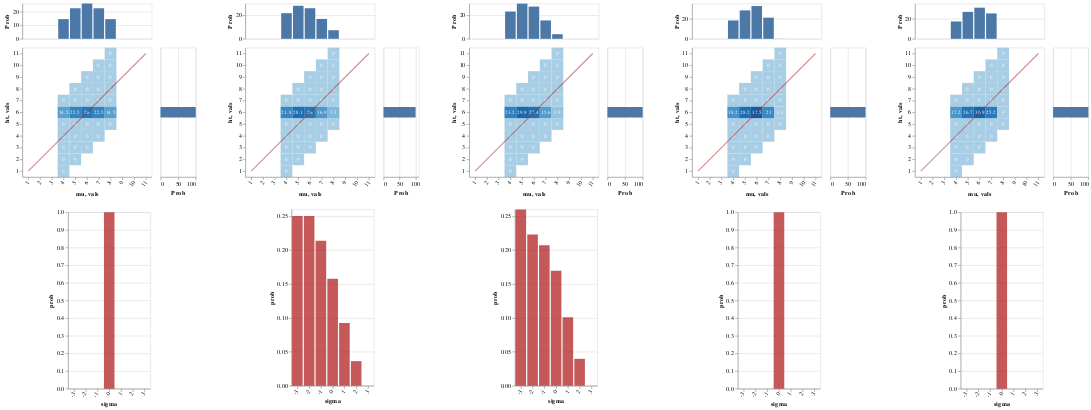

Write notebook code for a chart like this one.
### Markdown cell above
Of course since all of the lexica entail that John's height is 6, the distribution over worlds is completely determinate

The various conceivable strengthenings lead ultimately to a pragmatic conclusion that 6 is probably normal for the height of someone like John (this was already guaranteed by the prior), but it's possible that 6 is relatively high compared to the median

So to the extent that this is an evaluative conclusion, it is very weak

### Code cell
writeIORef cacheRef (0, Map.empty)
 
vlShow . sidewaysDists <$> traverse mkGraph
  [ listener infoLUMExact cacheRef (0, UTall, denExact0)
  , lp infoLUMExact>>= \l -> listener infoLUMExact cacheRef (0, UTall, l)
  , listener infoLUMExact cacheRef (1, UTall, denExact0)
  , listener infoLUMExact cacheRef (2, UTall, denExact0)
  , listener infoLUMExact cacheRef (3, UTall, denExact0)
  ]

### Figure 1 — Vega-Lite specification as saved in the notebook (floating-point values rounded to 4 significant figures)
{"$schema": "https://vega.github.io/schema/vega-lite/v3.json", "hconcat": [{"$schema": "https://vega.github.io/schema/vega-lite/v3.json", "center": true, "vconcat": [{"$schema": "https://vega.github.io/schema/vega-lite/v3.json", "bounds": "flush", "config": {"scale": {"rectBandPaddingInner": 0}}, "data": {"values": [{"ht": "1", "mu": "4", "prob": 0}, {"ht": "2", "mu": "4", "prob": 0}, {"ht": "2", "mu": "5", "prob": 0}, {"ht": "3", "mu": "4", "prob": 0}, {"ht": "3", "mu": "5", "prob": 0}, {"ht": "3", "mu": "6", "prob": 0}, {"ht": "4", "mu": "4", "prob": 0}, {"ht": "4", "mu": "5", "prob": 0}, {"ht": "4", "mu": "6", "prob": 0}, {"ht": "4", "mu": "7", "prob": 0}, {"ht": "5", "mu": "4", "prob": 0}, {"ht": "5", "mu": "5", "prob": 0}, {"ht": "5", "mu": "6", "prob": 0}, {"ht": "5", "mu": "7", "prob": 0}, {"ht": "5", "mu": "8", "prob": 0}, {"ht": "6", "mu": "4", "prob": 14.5}, {"ht": "6", "mu": "5", "prob": 22.5}, {"ht": "6", "mu": "6", "prob": 26}, {"ht": "6", "mu": "7", "prob": 22.5}, {"ht": "6", "mu": "8", "prob": 14.5}, {"ht": "7", "mu": "4", "prob": 0}, {"ht": "7", "mu": "5", "prob": 0}, {"ht": "7", "mu": "6", "prob": 0}, {"ht": "7", "mu": "7", "prob": 0}, {"ht": "7", "mu": "8", "prob": 0}, {"ht": "8", "mu": "5", "prob": 0}, {"ht": "8", "mu": "6", "prob": 0}, {"ht": "8", "mu": "7", "prob": 0}, {"ht": "8", "mu": "8", "prob": 0}, {"ht": "9", "mu": "6", "prob": 0}, {"ht": "9", "mu": "7", "prob": 0}, {"ht": "9", "mu": "8", "prob": 0}, {"ht": "10", "mu": "7", "prob": 0}, {"ht": "10", "mu": "8", "prob": 0}, {"ht": "11", "mu": "8", "prob": 0}]}, "spacing": 15, "vconcat": [{"encoding": {"x": {"axis": null, "field": "mu", "scale": {"domain": ["1", "2", "3", "4", "5", "6", "7", "8", "9", "10", "11"], "rangeStep": 30}, "sort": null, "type": "ordinal"}, "y": {"aggregate": "sum", "axis": {"title": "Prob"}, "field": "prob", "type": "quantitative"}}, "height": 60, "mark": "bar"}, {"bounds": "flush", "hconcat": [{"encoding": {"x": {"axis": {"labelAngle": -55}, "field": "mu", "scale": {"domain": ["1", "2", "3", "4", "5", "6", "7", "8", "9", "10", "11"], "rangeStep": 30}, "sort": null, "type": "ordinal"}, "y": {"axis": {"labelAngle": 0}, "field": "ht", "scale": {"domain": ["11", "10", "9", "8", "7", "6", "5", "4", "3", "2", "1"], "rangeStep": 30}, "sort": null, "type": "ordinal"}}, "layer": [{"encoding": {"color": {"aggregate": "sum", "field": "prob", "legend": null, "scale": {"scheme": {"extent": [0.2, 0.9], "name": "blues"}}, "type": "quantitative"}}, "mark": "rect"}, {"encoding": {"color": {"value": "white"}, "text": {"aggregate": "sum", "field": "prob", "type": "quantitative"}}, "mark": {"fontSize": 9, "type": "text"}}, {"data": {"values": [{"vals": "1"}, {"vals": "2"}, {"vals": "3"}, {"vals": "4"}, {"vals": "5"}, {"vals": "6"}, {"vals": "7"}, {"vals": "8"}, {"vals": "9"}, {"vals": "10"}, {"vals": "11"}]}, "encoding": {"x": {"field": "vals", "sort": null, "type": "ordinal"}, "y": {"field": "vals", "sort": null, "type": "ordinal"}}, "mark": {"opacity": 0.5, "stroke": "firebrick", "strokeWidth": 2, "type": "line"}}]}, {"encoding": {"x": {"aggregate": "sum", "axis": {"title": "Prob"}, "field": "prob", "type": "quantitative"}, "y": {"axis": null, "field": "ht", "scale": {"domain": ["11", "10", "9", "8", "7", "6", "5", "4", "3", "2", "1"], "rangeStep": 30}, "sort": null, "type": "ordinal"}}, "mark": "bar", "width": 60}], "spacing": 15}]}, {"$schema": "https://vega.github.io/schema/vega-lite/v3.json", "data": {"values": [{"prob": 1, "sigma": "0"}]}, "description": "", "encoding": {"x": {"axis": {"labelAngle": -55}, "field": "sigma", "scale": {"domain": ["-3", "-2", "-1", "0", "1", "2", "3"], "rangeStep": 30}, "sort": null, "type": "ordinal"}, "y": {"field": "prob", "type": "quantitative"}}, "mark": {"color": "firebrick", "opacity": 0.75, "type": "bar"}}]}, {"$schema": "https://vega.github.io/schema/vega-lite/v3.json", "center": true, "vconcat": [{"$schema": "https://vega.github.io/schema/vega-lite/v3.json", "bounds": "flush", "config": {"scale": {"rectBandPaddingInner": 0}}, "data": {"values": [{"ht": "1", "mu": "4", "prob": 0}, {"ht": "2", "mu": "4", "prob": 0}, {"ht": "2", "mu": "5", "prob": 0}, {"ht": "3", "mu": "4", "prob": 0}, {"ht": "3", "mu": "5", "prob": 0}, {"ht": "3", "mu": "6", "prob": 0}, {"ht": "4", "mu": "4", "prob": 0}, {"ht": "4", "mu": "5", "prob": 0}, {"ht": "4", "mu": "6", "prob": 0}, {"ht": "4", "mu": "7", "prob": 0}, {"ht": "5", "mu": "4", "prob": 0}, {"ht": "5", "mu": "5", "prob": 0}, {"ht": "5", "mu": "6", "prob": 0}, {"ht": "5", "mu": "7", "prob": 0}, {"ht": "5", "mu": "8", "prob": 0}, {"ht": "6", "mu": "4", "prob": 21.8}, {"ht": "6", "mu": "5", "prob": 28.1}, {"ht": "6", "mu": "6", "prob": 26}, {"ht": "6", "mu": "7", "prob": 16.9}, {"ht": "6", "mu": "8", "prob": 7.3}, {"ht": "7", "mu": "4", "prob": 0}, {"ht": "7", "mu": "5", "prob": 0}, {"ht": "7", "mu": "6", "prob": 0}, {"ht": "7", "mu": "7", "prob": 0}, {"ht": "7", "mu": "8", "prob": 0}, {"ht": "8", "mu": "5", "prob": 0}, {"ht": "8", "mu": "6", "prob": 0}, {"ht": "8", "mu": "7", "prob": 0}, {"ht": "8", "mu": "8", "prob": 0}, {"ht": "9", "mu": "6", "prob": 0}, {"ht": "9", "mu": "7", "prob": 0}, {"ht": "9", "mu": "8", "prob": 0}, {"ht": "10", "mu": "7", "prob": 0}, {"ht": "10", "mu": "8", "prob": 0}, {"ht": "11", "mu": "8", "prob": 0}]}, "spacing": 15, "vconcat": [{"encoding": {"x": {"axis": null, "field": "mu", "scale": {"domain": ["1", "2", "3", "4", "5", "6", "7", "8", "9", "10", "11"], "rangeStep": 30}, "sort": null, "type": "ordinal"}, "y": {"aggregate": "sum", "axis": {"title": "Prob"}, "field": "prob", "type": "quantitative"}}, "height": 60, "mark": "bar"}, {"bounds": "flush", "hconcat": [{"encoding": {"x": {"axis": {"labelAngle": -55}, "field": "mu", "scale": {"domain": ["1", "2", "3", "4", "5", "6", "7", "8", "9", "10", "11"], "rangeStep": 30}, "sort": null, "type": "ordinal"}, "y": {"axis": {"labelAngle": 0}, "field": "ht", "scale": {"domain": ["11", "10", "9", "8", "7", "6", "5", "4", "3", "2", "1"], "rangeStep": 30}, "sort": null, "type": "ordinal"}}, "layer": [{"encoding": {"color": {"aggregate": "sum", "field": "prob", "legend": null, "scale": {"scheme": {"extent": [0.2, 0.9], "name": "blues"}}, "type": "quantitative"}}, "mark": "rect"}, {"encoding": {"color": {"value": "white"}, "text": {"aggregate": "sum", "field": "prob", "type": "quantitative"}}, "mark": {"fontSize": 9, "type": "text"}}, {"data": {"values": [{"vals": "1"}, {"vals": "2"}, {"vals": "3"}, {"vals": "4"}, {"vals": "5"}, {"vals": "6"}, {"vals": "7"}, {"vals": "8"}, {"vals": "9"}, {"vals": "10"}, {"vals": "11"}]}, "encoding": {"x": {"field": "vals", "sort": null, "type": "ordinal"}, "y": {"field": "vals", "sort": null, "type": "ordinal"}}, "mark": {"opacity": 0.5, "stroke": "firebrick", "strokeWidth": 2, "type": "line"}}]}, {"encoding": {"x": {"aggregate": "sum", "axis": {"title": "Prob"}, "field": "prob", "type": "quantitative"}, "y": {"axis": null, "field": "ht", "scale": {"domain": ["11", "10", "9", "8", "7", "6", "5", "4", "3", "2", "1"], "rangeStep": 30}, "sort": null, "type": "ordinal"}}, "mark": "bar", "width": 60}], "spacing": 15}]}, {"$schema": "https://vega.github.io/schema/vega-lite/v3.json", "data": {"values": [{"prob": 0.25, "sigma": "-3"}, {"prob": 0.25, "sigma": "-2"}, {"prob": 0.2137, "sigma": "-1"}, {"prob": 0.1575, "sigma": "0"}, {"prob": 0.09247, "sigma": "1"}, {"prob": 0.03626, "sigma": "2"}, {"prob": 0, "sigma": "3"}]}, "description": "", "encoding": {"x": {"axis": {"labelAngle": -55}, "field": "sigma", "scale": {"domain": ["-3", "-2", "-1", "0", "1", "2", "3"], "rangeStep": 30}, "sort": null, "type": "ordinal"}, "y": {"field": "prob", "type": "quantitative"}}, "mark": {"color": "firebrick", "opacity": 0.75, "type": "bar"}}]}, {"$schema": "https://vega.github.io/schema/vega-lite/v3.json", "center": true, "vconcat": [{"$schema": "https://vega.github.io/schema/vega-lite/v3.json", "bounds": "flush", "config": {"scale": {"rectBandPaddingInner": 0}}, "data": {"values": [{"ht": "1", "mu": "4", "prob": 0}, {"ht": "2", "mu": "4", "prob": 0}, {"ht": "2", "mu": "5", "prob": 0}, {"ht": "3", "mu": "4", "prob": 0}, {"ht": "3", "mu": "5", "prob": 0}, {"ht": "3", "mu": "6", "prob": 0}, {"ht": "4", "mu": "4", "prob": 0}, {"ht": "4", "mu": "5", "prob": 0}, {"ht": "4", "mu": "6", "prob": 0}, {"ht": "4", "mu": "7", "prob": 0}, {"ht": "5", "mu": "4", "prob": 0}, {"ht": "5", "mu": "5", "prob": 0}, {"ht": "5", "mu": "6", "prob": 0}, {"ht": "5", "mu": "7", "prob": 0}, {"ht": "5", "mu": "8", "prob": 0}, {"ht": "6", "mu": "4", "prob": 23.2}, {"ht": "6", "mu": "5", "prob": 29.9}, {"ht": "6", "mu": "6", "prob": 27.4}, {"ht": "6", "mu": "7", "prob": 15.6}, {"ht": "6", "mu": "8", "prob": 3.9}, {"ht": "7", "mu": "4", "prob": 0}, {"ht": "7", "mu": "5", "prob": 0}, {"ht": "7", "mu": "6", "prob": 0}, {"ht": "7", "mu": "7", "prob": 0}, {"ht": "7", "mu": "8", "prob": 0}, {"ht": "8", "mu": "5", "prob": 0}, {"ht": "8", "mu": "6", "prob": 0}, {"ht": "8", "mu": "7", "prob": 0}, {"ht": "8", "mu": "8", "prob": 0}, {"ht": "9", "mu": "6", "prob": 0}, {"ht": "9", "mu": "7", "prob": 0}, {"ht": "9", "mu": "8", "prob": 0}, {"ht": "10", "mu": "7", "prob": 0}, {"ht": "10", "mu": "8", "prob": 0}, {"ht": "11", "mu": "8", "prob": 0}]}, "spacing": 15, "vconcat": [{"encoding": {"x": {"axis": null, "field": "mu", "scale": {"domain": ["1", "2", "3", "4", "5", "6", "7", "8", "9", "10", "11"], "rangeStep": 30}, "sort": null, "type": "ordinal"}, "y": {"aggregate": "sum", "axis": {"title": "Prob"}, "field": "prob", "type": "quantitative"}}, "height": 60, "mark": "bar"}, {"bounds": "flush", "hconcat": [{"encoding": {"x": {"axis": {"labelAngle": -55}, "field": "mu", "scale": {"domain": ["1", "2", "3", "4", "5", "6", "7", "8", "9", "10", "11"], "rangeStep": 30}, "sort": null, "type": "ordinal"}, "y": {"axis": {"labelAngle": 0}, "field": "ht", "scale": {"domain": ["11", "10", "9", "8", "7", "6", "5", "4", "3", "2", "1"], "rangeStep": 30}, "sort": null, "type": "ordinal"}}, "layer": [{"encoding": {"color": {"aggregate": "sum", "field": "prob", "legend": null, "scale": {"scheme": {"extent": [0.2, 0.9], "name": "blues"}}, "type": "quantitative"}}, "mark": "rect"}, {"encoding": {"color": {"value": "white"}, "text": {"aggregate": "sum", "field": "prob", "type": "quantitative"}}, "mark": {"fontSize": 9, "type": "text"}}, {"data": {"values": [{"vals": "1"}, {"vals": "2"}, {"vals": "3"}, {"vals": "4"}, {"vals": "5"}, {"vals": "6"}, {"vals": "7"}, {"vals": "8"}, {"vals": "9"}, {"vals": "10"}, {"vals": "11"}]}, "encoding": {"x": {"field": "vals", "sort": null, "type": "ordinal"}, "y": {"field": "vals", "sort": null, "type": "ordinal"}}, "mark": {"opacity": 0.5, "stroke": "firebrick", "strokeWidth": 2, "type": "line"}}]}, {"encoding": {"x": {"aggregate": "sum", "axis": {"title": "Prob"}, "field": "prob", "type": "quantitative"}, "y": {"axis": null, "field": "ht", "scale": {"domain": ["11", "10", "9", "8", "7", "6", "5", "4", "3", "2", "1"], "rangeStep": 30}, "sort": null, "type": "ordinal"}}, "mark": "bar", "width": 60}], "spacing": 15}]}, {"$schema": "https://vega.github.io/schema/vega-lite/v3.json", "data": {"values": [{"prob": 0.2598, "sigma": "-3"}, {"prob": 0.223, "sigma": "-2"}, {"prob": 0.2071, "sigma": "-1"}, {"prob": 0.1695, "sigma": "0"}, {"prob": 0.1009, "sigma": "1"}, {"prob": 0.03963, "sigma": "2"}, {"prob": 0, "sigma": "3"}]}, "description": "", "encoding": {"x": {"axis": {"labelAngle": -55}, "field": "sigma", "scale": {"domain": ["-3", "-2", "-1", "0", "1", "2", "3"], "rangeStep": 30}, "sort": null, "type": "ordinal"}, "y": {"field": "prob", "type": "quantitative"}}, "mark": {"color": "firebrick", "opacity": 0.75, "type": "bar"}}]}, {"$schema": "https://vega.github.io/schema/vega-lite/v3.json", "center": true, "vconcat": [{"$schema": "https://vega.github.io/schema/vega-lite/v3.json", "bounds": "flush", "config": {"scale": {"rectBandPaddingInner": 0}}, "data": {"values": [{"ht": "1", "mu": "4", "prob": 0}, {"ht": "2", "mu": "4", "prob": 0}, {"ht": "2", "mu": "5", "prob": 0}, {"ht": "3", "mu": "4", "prob": 0}, {"ht": "3", "mu": "5", "prob": 0}, {"ht": "3", "mu": "6", "prob": 0}, {"ht": "4", "mu": "4", "prob": 0}, {"ht": "4", "mu": "5", "prob": 0}, {"ht": "4", "mu": "6", "prob": 0}, {"ht": "4", "mu": "7", "prob": 0}, {"ht": "5", "mu": "4", "prob": 0}, {"ht": "5", "mu": "5", "prob": 0}, {"ht": "5", "mu": "6", "prob": 0}, {"ht": "5", "mu": "7", "prob": 0}, {"ht": "5", "mu": "8", "prob": 0}, {"ht": "6", "mu": "4", "prob": 18.2}, {"ht": "6", "mu": "5", "prob": 28.2}, {"ht": "6", "mu": "6", "prob": 32.5}, {"ht": "6", "mu": "7", "prob": 21}, {"ht": "6", "mu": "8", "prob": 0.1}, {"ht": "7", "mu": "4", "prob": 0}, {"ht": "7", "mu": "5", "prob": 0}, {"ht": "7", "mu": "6", "prob": 0}, {"ht": "7", "mu": "7", "prob": 0}, {"ht": "7", "mu": "8", "prob": 0}, {"ht": "8", "mu": "5", "prob": 0}, {"ht": "8", "mu": "6", "prob": 0}, {"ht": "8", "mu": "7", "prob": 0}, {"ht": "8", "mu": "8", "prob": 0}, {"ht": "9", "mu": "6", "prob": 0}, {"ht": "9", "mu": "7", "prob": 0}, {"ht": "9", "mu": "8", "prob": 0}, {"ht": "10", "mu": "7", "prob": 0}, {"ht": "10", "mu": "8", "prob": 0}, {"ht": "11", "mu": "8", "prob": 0}]}, "spacing": 15, "vconcat": [{"encoding": {"x": {"axis": null, "field": "mu", "scale": {"domain": ["1", "2", "3", "4", "5", "6", "7", "8", "9", "10", "11"], "rangeStep": 30}, "sort": null, "type": "ordinal"}, "y": {"aggregate": "sum", "axis": {"title": "Prob"}, "field": "prob", "type": "quantitative"}}, "height": 60, "mark": "bar"}, {"bounds": "flush", "hconcat": [{"encoding": {"x": {"axis": {"labelAngle": -55}, "field": "mu", "scale": {"domain": ["1", "2", "3", "4", "5", "6", "7", "8", "9", "10", "11"], "rangeStep": 30}, "sort": null, "type": "ordinal"}, "y": {"axis": {"labelAngle": 0}, "field": "ht", "scale": {"domain": ["11", "10", "9", "8", "7", "6", "5", "4", "3", "2", "1"], "rangeStep": 30}, "sort": null, "type": "ordinal"}}, "layer": [{"encoding": {"color": {"aggregate": "sum", "field": "prob", "legend": null, "scale": {"scheme": {"extent": [0.2, 0.9], "name": "blues"}}, "type": "quantitative"}}, "mark": "rect"}, {"encoding": {"color": {"value": "white"}, "text": {"aggregate": "sum", "field": "prob", "type": "quantitative"}}, "mark": {"fontSize": 9, "type": "text"}}, {"data": {"values": [{"vals": "1"}, {"vals": "2"}, {"vals": "3"}, {"vals": "4"}, {"vals": "5"}, {"vals": "6"}, {"vals": "7"}, {"vals": "8"}, {"vals": "9"}, {"vals": "10"}, {"vals": "11"}]}, "encoding": {"x": {"field": "vals", "sort": null, "type": "ordinal"}, "y": {"field": "vals", "sort": null, "type": "ordinal"}}, "mark": {"opacity": 0.5, "stroke": "firebrick", "strokeWidth": 2, "type": "line"}}]}, {"encoding": {"x": {"aggregate": "sum", "axis": {"title": "Prob"}, "field": "prob", "type": "quantitative"}, "y": {"axis": null, "field": "ht", "scale": {"domain": ["11", "10", "9", "8", "7", "6", "5", "4", "3", "2", "1"], "rangeStep": 30}, "sort": null, "type": "ordinal"}}, "mark": "bar", "width": 60}], "spacing": 15}]}, {"$schema": "https://vega.github.io/schema/vega-lite/v3.json", "data": {"values": [{"prob": 1, "sigma": "0"}]}, "description": "", "encoding": {"x": {"axis": {"labelAngle": -55}, "field": "sigma", "scale": {"domain": ["-3", "-2", "-1", "0", "1", "2", "3"], "rangeStep": 30}, "sort": null, "type": "ordinal"}, "y": {"field": "prob", "type": "quantitative"}}, "mark": {"color": "firebrick", "opacity": 0.75, "type": "bar"}}]}, {"$schema": "https://vega.github.io/schema/vega-lite/v3.json", "center": true, "vconcat": [{"$schema": "https://vega.github.io/schema/vega-lite/v3.json", "bounds": "flush", "config": {"scale": {"rectBandPaddingInner": 0}}, "data": {"values": [{"ht": "1", "mu": "4", "prob": 0}, {"ht": "2", "mu": "4", "prob": 0}, {"ht": "2", "mu": "5", "prob": 0}, {"ht": "3", "mu": "4", "prob": 0}, {"ht": "3", "mu": "5", "prob": 0}, {"ht": "3", "mu": "6", "prob": 0}, {"ht": "4", "mu": "4", "prob": 0}, {"ht": "4", "mu": "5", "prob": 0}, {"ht": "4", "mu": "6", "prob": 0}, {"ht": "4", "mu": "7", "prob": 0}, {"ht": "5", "mu": "4", "prob": 0}, {"ht": "5", "mu": "5", "prob": 0}, {"ht": "5", "mu": "6", "prob": 0}, {"ht": "5", "mu": "7", "prob": 0}, {"ht": "5", "mu": "8", "prob": 0}, {"ht": "6", "mu": "4", "prob": 17.2}, {"ht": "6", "mu": "5", "prob": 26.7}, {"ht": "6", "mu": "6", "prob": 30.9}, {"ht": "6", "mu": "7", "prob": 25.2}, {"ht": "6", "mu": "8", "prob": 0}, {"ht": "7", "mu": "4", "prob": 0}, {"ht": "7", "mu": "5", "prob": 0}, {"ht": "7", "mu": "6", "prob": 0}, {"ht": "7", "mu": "7", "prob": 0}, {"ht": "7", "mu": "8", "prob": 0}, {"ht": "8", "mu": "5", "prob": 0}, {"ht": "8", "mu": "6", "prob": 0}, {"ht": "8", "mu": "7", "prob": 0}, {"ht": "8", "mu": "8", "prob": 0}, {"ht": "9", "mu": "6", "prob": 0}, {"ht": "9", "mu": "7", "prob": 0}, {"ht": "9", "mu": "8", "prob": 0}, {"ht": "10", "mu": "7", "prob": 0}, {"ht": "10", "mu": "8", "prob": 0}, {"ht": "11", "mu": "8", "prob": 0}]}, "spacing": 15, "vconcat": [{"encoding": {"x": {"axis": null, "field": "mu", "scale": {"domain": ["1", "2", "3", "4", "5", "6", "7", "8", "9", "10", "11"], "rangeStep": 30}, "sort": null, "type": "ordinal"}, "y": {"aggregate": "sum", "axis": {"title": "Prob"}, "field": "prob", "type": "quantitative"}}, "height": 60, "mark": "bar"}, {"bounds": "flush", "hconcat": [{"encoding": {"x": {"axis": {"labelAngle": -55}, "field": "mu", "scale": {"domain": ["1", "2", "3", "4", "5", "6", "7", "8", "9", "10", "11"], "rangeStep": 30}, "sort": null, "type": "ordinal"}, "y": {"axis": {"labelAngle": 0}, "field": "ht", "scale": {"domain": ["11", "10", "9", "8", "7", "6", "5", "4", "3", "2", "1"], "rangeStep": 30}, "sort": null, "type": "ordinal"}}, "layer": [{"encoding": {"color": {"aggregate": "sum", "field": "prob", "legend": null, "scale": {"scheme": {"extent": [0.2, 0.9], "name": "blues"}}, "type": "quantitative"}}, "mark": "rect"}, {"encoding": {"color": {"value": "white"}, "text": {"aggregate": "sum", "field": "prob", "type": "quantitative"}}, "mark": {"fontSize": 9, "type": "text"}}, {"data": {"values": [{"vals": "1"}, {"vals": "2"}, {"vals": "3"}, {"vals": "4"}, {"vals": "5"}, {"vals": "6"}, {"vals": "7"}, {"vals": "8"}, {"vals": "9"}, {"vals": "10"}, {"vals": "11"}]}, "encoding": {"x": {"field": "vals", "sort": null, "type": "ordinal"}, "y": {"field": "vals", "sort": null, "type": "ordinal"}}, "mark": {"opacity": 0.5, "stroke": "firebrick", "strokeWidth": 2, "type": "line"}}]}, {"encoding": {"x": {"aggregate": "sum", "axis": {"title": "Prob"}, "field": "prob", "type": "quantitative"}, "y": {"axis": null, "field": "ht", "scale": {"domain": ["11", "10", "9", "8", "7", "6", "5", "4", "3", "2", "1"], "rangeStep": 30}, "sort": null, "type": "ordinal"}}, "mark": "bar", "width": 60}], "spacing": 15}]}, {"$schema": "https://vega.github.io/schema/vega-lite/v3.json", "data": {"values": [{"prob": 1, "sigma": "0"}]}, "description": "", "encoding": {"x": {"axis": {"labelAngle": -55}, "field": "sigma", "scale": {"domain": ["-3", "-2", "-1", "0", "1", "2", "3"], "rangeStep": 30}, "sort": null, "type": "ordinal"}, "y": {"field": "prob", "type": "quantitative"}}, "mark": {"color": "firebrick", "opacity": 0.75, "type": "bar"}}]}], "spacing": 50}
